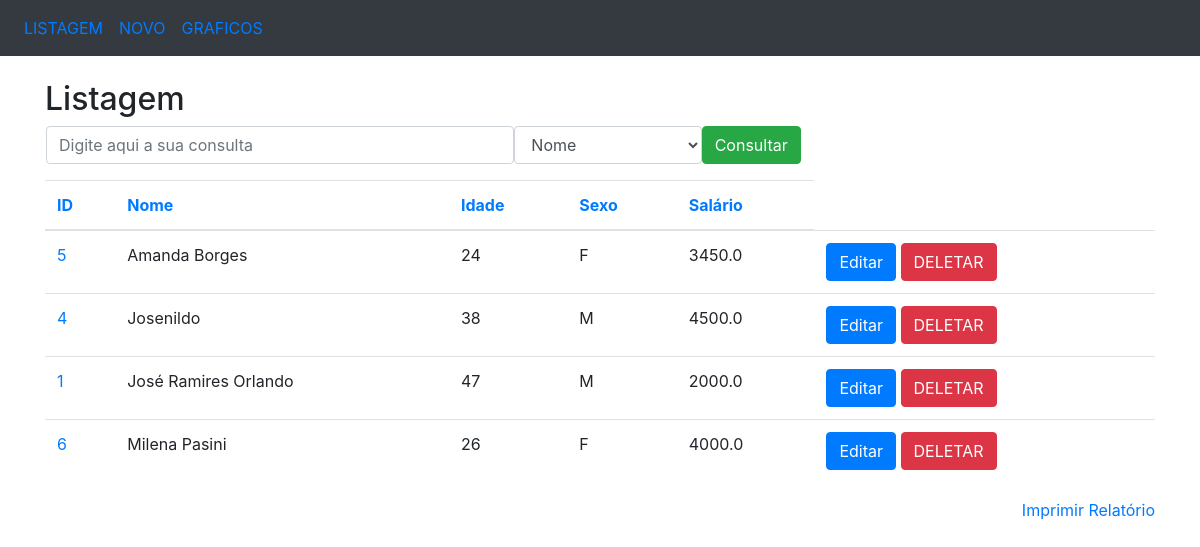
The app's page /ordenacao/nome/id with its own data.
### app/models/tables.py (models this page shows, shortened)
class Pessoa(db.Model):
    __tablename__ = 'pessoas'
    id = db.Column(db.Integer, primary_key=True)
    nome = db.Column(db.String(50), nullable=False)
    idade = db.Column(db.Integer)
    sexo = db.Column(db.String(1))
    salario = db.Column(db.Float)

### app/controllers/default.py (the view)
@app.route('/ordenacao/<campo>/<ordem_anterior>')
def ordenacao(campo='id', ordem_anterior=''):
    if campo == 'id':
        if ordem_anterior == campo:
            pessoas = Pessoa.query.order_by(Pessoa.id.desc()).all()
        else:
            pessoas = Pessoa.query.order_by(Pessoa.id).all()
    elif campo == 'nome':
        if ordem_anterior == campo:
            pessoas = Pessoa.query.order_by(Pessoa.nome.desc()).all()
        else:
            pessoas = Pessoa.query.order_by(Pessoa.nome).all()
    elif campo == 'idade':
        if ordem_anterior == campo:
            pessoas = Pessoa.query.order_by(Pessoa.idade.desc()).all()
        else:
            pessoas = Pessoa.query.order_by(Pessoa.idade).all()
    elif campo == 'sexo':
        if ordem_anterior == campo:
            pessoas = Pessoa.query.order_by(Pessoa.sexo.desc()).all()
        else:
            pessoas = Pessoa.query.order_by(Pessoa.sexo).all()
    elif campo == 'salario':
        if ordem_anterior == campo:
            pessoas = Pessoa.query.order_by(Pessoa.salario.desc()).all()
        else:
            pessoas = Pessoa.query.order_by(Pessoa.salario).all()
    else:
        pessoas = Pessoa.query.order_by(Pessoa.id).all()
    return render_template('listagem.html', pessoas=pessoas, ordem=campo)

### app/templates/listagem.html (shortened to what this page needs)
<!DOCTYPE html>
<html lang="en">
<head>
    <link rel="stylesheet" href="https://maxcdn.bootstrapcdn.com/bootstrap/4.3.1/css/bootstrap.min.css">
</head>
<body>
    <nav class="navbar navbar-expand-sm bg-dark">
        <ul class="navbar-nav">
            <li class="nav-item">
                <a class="nav-link" href="/listagem">LISTAGEM</a>
            </li>
            <li class="nav-item">
                <a class="nav-link" href="/insercao">NOVO</a>
            </li>
            <li class="nav-item">
                <a class="nav-link" href="/graficos">GRAFICOS</a>
            </li>
        </ul>
    </nav>
    <br>
    <div class="container">
        <h2>Listagem</h2>
        <form action="/consulta" method="POST" name="frm_consulta" class="ml-3">
            <div class="form-group">
                <div class="row">
                    <input type="text" class="form-control col-md-5" name="consulta" placeholder="Digite aqui a sua consulta">
                    <select class="form-control col-md-2" name="campo">
                        <option value="nome">Nome</option>
                    </select>
                    <button type="submit" class="btn btn-success">Consultar</button>
                </div>
            </div>
        </form>
        <div style="overflow: scroll; height: 310; width: 100%;" align="center">
            <table class="table">
                <thead>
                    <tr>
                        <th><a href="/ordenacao/id/{{ordem}}">ID</a></th>
                        <th><a href="/ordenacao/nome/{{ordem}}">Nome</a></th>
                        <th><a href="/ordenacao/idade/{{ordem}}">Idade</a></th>
                        <th><a href="/ordenacao/sexo/{{ordem}}">Sexo</a></th>
                        <th><a href="/ordenacao/salario/{{ordem}}">Salário</a></th>
                    </tr>
                </thead>
                <tbody>
                    {% for pessoa in pessoas %}
                    <tr>
                        <td nowrap="true">
                            <a href="/selecao/{{pessoa.id}}">{{pessoa.id}}</a>
                        </td>
                        <td nowrap="true">{{pessoa.nome}}</td>
                        <td nowrap="true">{{pessoa.idade}}</td>
                        <td nowrap="true">{{pessoa.sexo}}</td>
                        <td nowrap="true">{{pessoa.salario}}</td>
                        <td>
                            <a href="/edicao/{{pessoa.id}}" class="btn btn-primary" role="button">
                                Editar
                            </a>
                            <a href="/delecao/{{pessoa.id}}" class="btn btn-danger" role="button">
                                DELETAR
                            </a>
                        </td>
                    </tr>
                    {% endfor %}
                </tbody>
            </table>
        </div>
        <a href="#" style="float: right;" onclick="relatorio()">Imprimir Relatório</a>
    </div>
</body>
</html>

### records on screen
Pessoa: id "5", nome "Amanda Borges", idade "24", sexo "F", salario "3450.0"
Pessoa: id "4", nome "Josenildo", idade "38", sexo "M", salario "4500.0"
Pessoa: id "1", nome "José Ramires Orlando", idade "47", sexo "M", salario "2000.0"
Pessoa: id "6", nome "Milena Pasini", idade "26", sexo "F", salario "4000.0"
